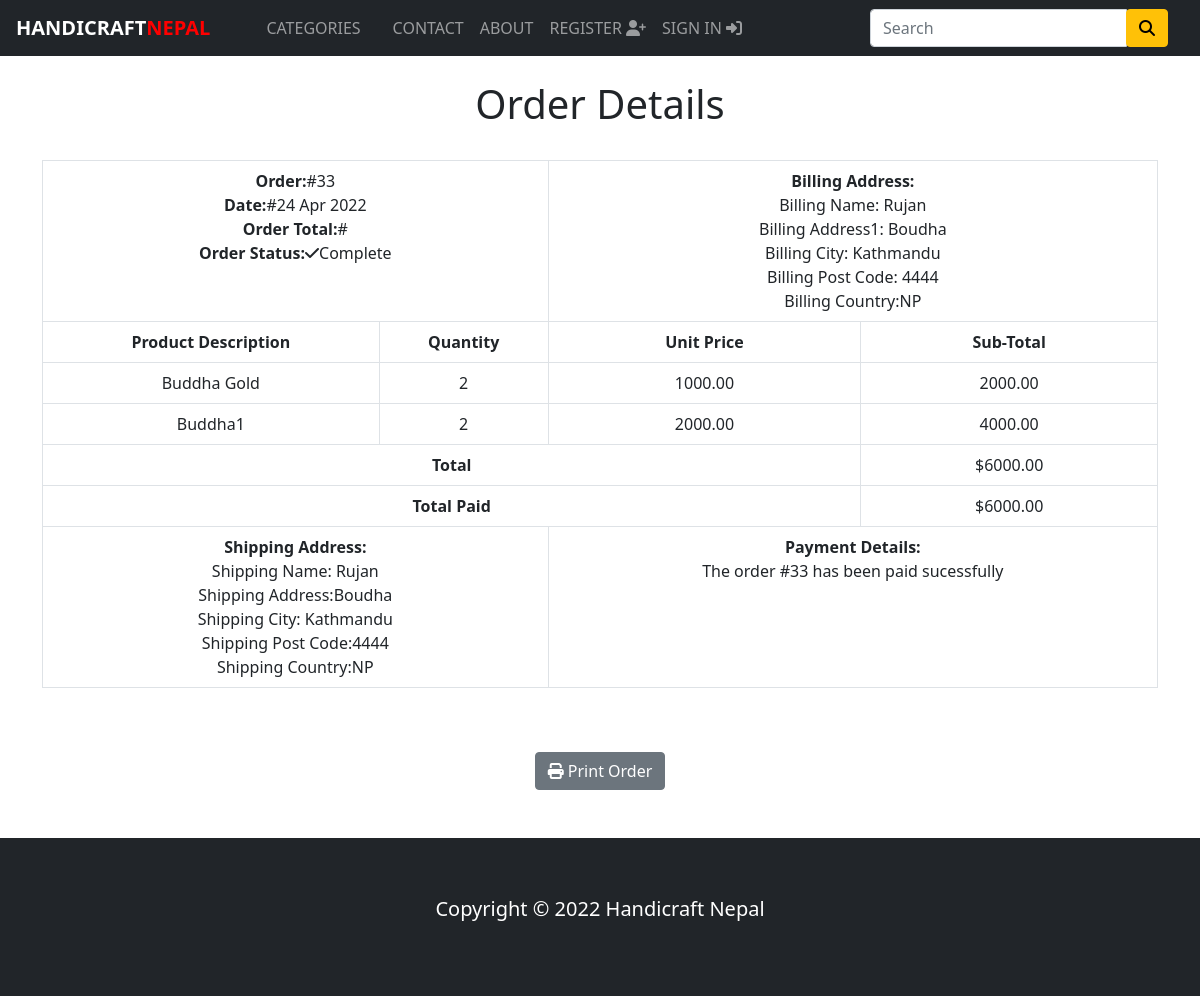
The page /order/33 (signed in) on the database its author committed.
### store/models.py (models this page shows, shortened)
class Order(models.Model):
    token=models.CharField(max_length=250,blank=True)
    total=models.DecimalField(max_digits=10,decimal_places=2,verbose_name='USD Order Total')
    emailAddress=models.EmailField(max_length=250,blank=True,verbose_name='Email Address')
    created=models.DateField(auto_now_add=True)
    billingName=models.CharField(max_length=250,blank=True)
    billingAddress1=models.CharField(max_length=250,blank=True)
    billingCity=models.CharField(max_length=250,blank=True)
    billingPostcode=models.CharField(max_length=250,blank=True)
    billingCountry=models.CharField(max_length=250,blank=True)
    shippingName=models.CharField(max_length=250,blank=True)
    shippingAddress1=models.CharField(max_length=250,blank=True)
    shippingCity=models.CharField(max_length=250,blank=True)
    shippingPostcode=models.CharField(max_length=250,blank=True)
    shippingCountry=models.CharField(max_length=250,blank=True)
    class Meta:
        db_table='Order'
        ordering=['-created']

class OrderItem(models.Model):
    product=models.CharField(max_length=250)
    quantity=models.IntegerField()
    price=models.DecimalField(max_digits=10,decimal_places=2,verbose_name="USD Price")
    order= models.ForeignKey(Order,on_delete=models.CASCADE)
    class Meta:
        db_table='OrderItem'
    def sub_total(self):
        return self.quantity*self.price

### store/views.py (the view)
# urls.py: path('order/<int:order_id>',views.viewOrder,name='order_detail'),
@login_required(redirect_field_name='next', login_url='signin')
def viewOrder(request, order_id):
    if request.user.is_authenticated:
        email = str(request.user.email)
        order = Order.objects.get(id=order_id, emailAddress=email)
        order_items = OrderItem.objects.filter(order=order)
    return render(request, 'order_detail.html', {'order': order, 'order_items': order_items})

### store/context_processors.py (called while the page is built)
def counter(request):
    item_count=0
    if 'admin' in request.path:
        return {}
    else:
        try:
            cart=Cart.objects.filter(cart_id=_cart_id(request))
            cart_items=CartItem.objects.all().filter(cart=cart[:1])
            for cart_item in cart_items:
                item_count += cart_item.quantity
        except Cart.DoesNotExist:
            item_count = 0
    return dict(item_count=item_count)

def menu_links(request):
    links = Category.objects.all()
    return dict(links=links)

### store/models.py (called while the page is built)
    def get_url(self):
        return reverse('products_by_category',args=[self.slug])

### store/views.py (called while the page is built)
def _cart_id(request):
    cart = request.session.session_key
    if not cart:
        cart = request.session.create()
    return cart

### store/templates/order_detail.html (shortened to what this page needs)
{%extends 'base.html'%}
{% load static %}
{%block content%}
<div class="container">
<div class="text-center">
    <br>
    <h1 class="text-center">
        Order Details
    </h1>
    <br>
    <table class="table table-bordered">
        <tr>
            <td class="text-left" colspan="2">
                <b>Order:</b>#{{order.id}}<br>
                <b>Date:</b>#{{order.created|date:"d M Y"}}<br>
                <b>Order Total:</b>#{{order.Total}}<br>
                <b>Order Status:</b><i class="fas fa-check"></i>Complete<br>
            </td>
            <td class="text-left" colspan="2">
                <b>Billing Address:</b><br>
                Billing Name:  {{order.billingName}}<br>
                Billing Address1: {{order.billingAddress1}}<br>
                Billing City: {{order.billingCity}}<br>
                Billing Post Code: {{order.billingPostcode}}<br>
                Billing Country:{{order.billingCountry}}<br>
            </td>
        </tr>
        <tr>
            <td><b>Product Description</b></td>
            <td><b>Quantity</b></td>
            <td><b>Unit Price</b></td>
            <td><b>Sub-Total</b></td>
        </tr>
        {%for item in order_items%}
        <tr>
            <td>{{item.product}}</td>
            <td>{{item.quantity}}</td>
            <td>{{item.price}}</td>
            <td>{{item.sub_total}}</td>
        </tr>
        {%endfor%}
        <tr>
            <td class="text-right" colspan="3"><b>Total</b></td>
            <td>${{order.total}}</td>
        </tr>
        <tr>
            <td class="text-right" colspan="3"><b>Total Paid</b></td>
            <td>${{order.total}}</td>
        </tr>
        <tr>
        <td class="text-left" colspan="2">
            <b>Shipping Address:</b><br>
            Shipping Name: {{order.shippingName}}<br>
            Shipping Address:{{order.shippingAddress1}}<br>
            Shipping City: {{order.shippingCity}}<br>
            Shipping Post Code:{{order.shippingPostcode}}<br>
            Shipping Country:{{order.shippingCountry}}<br>
        </td>
        <td class="text-left" colspan="2">
            <b>Payment Details:</b><br>
            The order #{{order.id}} has been paid sucessfully
        </td>
    </tr>
    </table>
    <br>
<br>
<button class="btn btn-secondary" onclick="window.print();">
    <i class="fas fa-print"></i>
    Print Order
</button>
</div>
</div>
{%endblock%}

### rows shown on the page
Order: id "33", created "24 Apr 2022", billingName "Rujan", billingAddress1 "Boudha", billingCity "Kathmandu", billingPostcode "4444", billingCountry "NP", total "6000.00", shippingName "Rujan", shippingAddress1 "Boudha", shippingCity "Kathmandu", shippingPostcode "4444", shippingCountry "NP"
OrderItem: product "Buddha Gold", quantity "2", price "1000.00", sub_total "2000.00"
OrderItem: product "Buddha1", quantity "2", price "2000.00", sub_total "4000.00"
